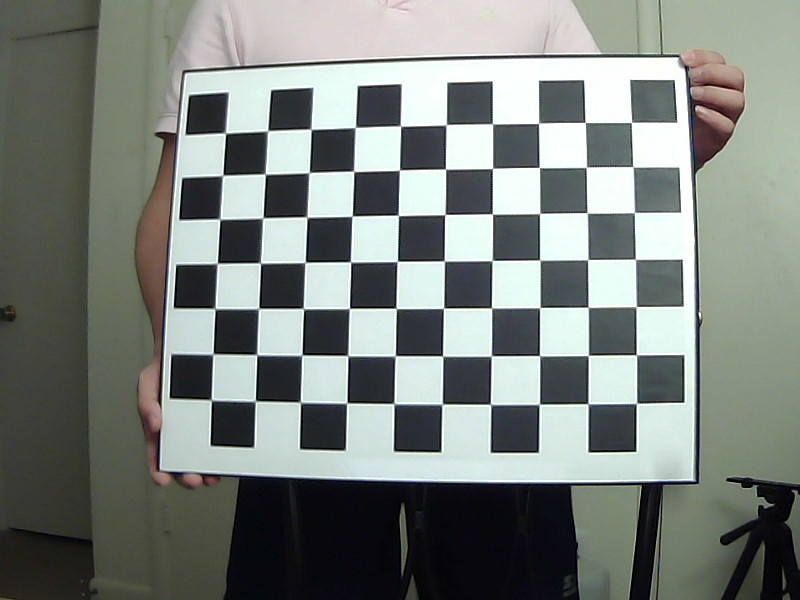
#> input picture Stereo Image/left2.jpg, 800 x 600 px, found by its file name
$ python 'disparity map using raw uncalibrated image.py'
#> lines starting #> are read from the running program, lines starting #| are printed output that depends on the picture
# -*- coding: utf-8 -*-
"""
Created on Mon Mar 15 19:39:05 2021

@author: Sonu
"""
import cv2
from matplotlib import pyplot as plt

imgL = cv2.imread('left2.jpg',0)
#> imgL: shape (600, 800); min 0, max 255, mean 127.6
cv2.imshow('img_left', imgL)
cv2.waitKey(10000)
cv2.destroyAllWindows()

imgR = cv2.imread('right2.jpg',0)
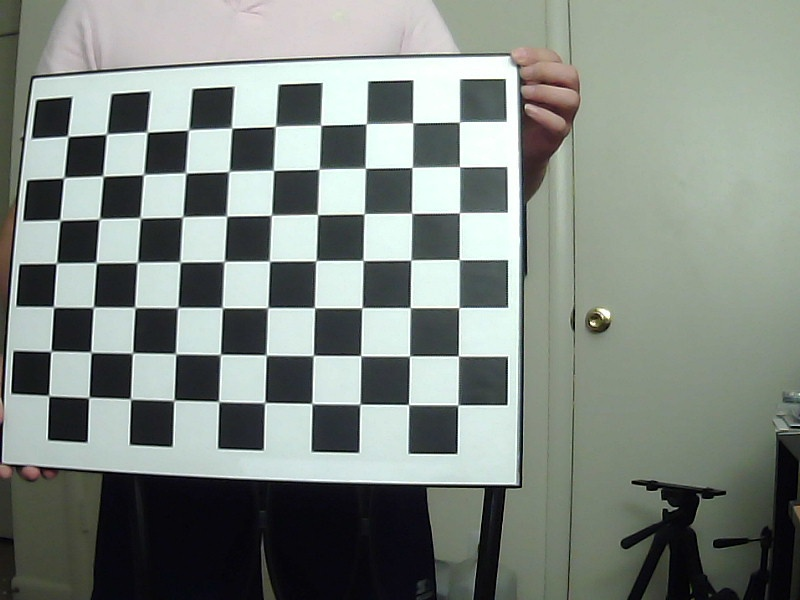
#> input picture Stereo Image/right2.jpg, 800 x 600 px, found by its file name
#> imgR: shape (600, 800); min 0, max 255, mean 132.6
cv2.imshow('img_right', imgR)
cv2.waitKey(10000)
cv2.destroyAllWindows()

#Creating a stereoSGBM object
stereo = cv2.StereoSGBM_create(numDisparities=96, blockSize=5, disp12MaxDiff=20, preFilterCap=16, uniquenessRatio=1, speckleWindowSize=100, speckleRange=20)
#Finding the disparity map between the pair of raw uncalibrated stereo images
disp = stereo.compute(imgL, imgR)
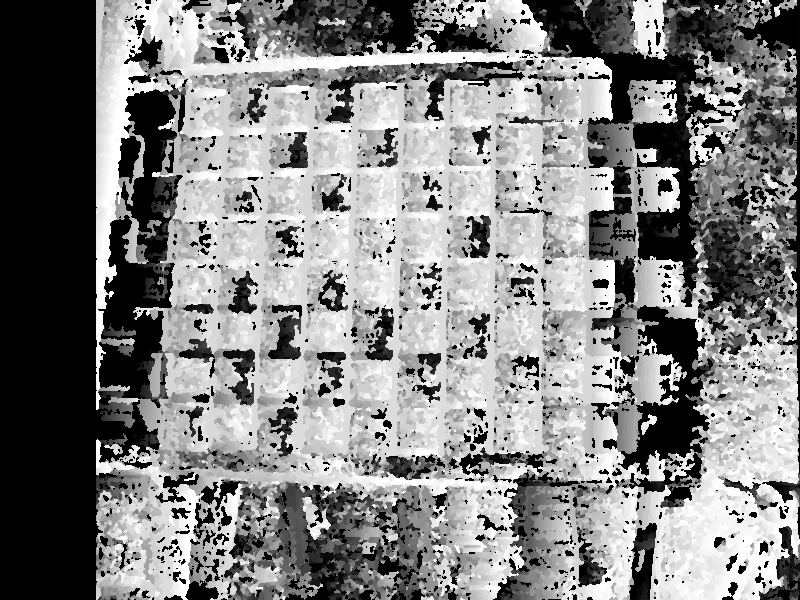
#> disp: shape (600, 800) int16; min -16, max 1520, mean 770.6; drawn with min black and max white

#Normalizing the dispaity map between the range of 0-255
norm_coeff = 255 / disp.max()
#> norm_coeff = 0.168
disp = disp * norm_coeff / 255
cv2.imshow("disparity", disp)
cv2.waitKey(10000)
cv2.destroyAllWindows()

plt.imshow(disp,'gray')
plt.show()
